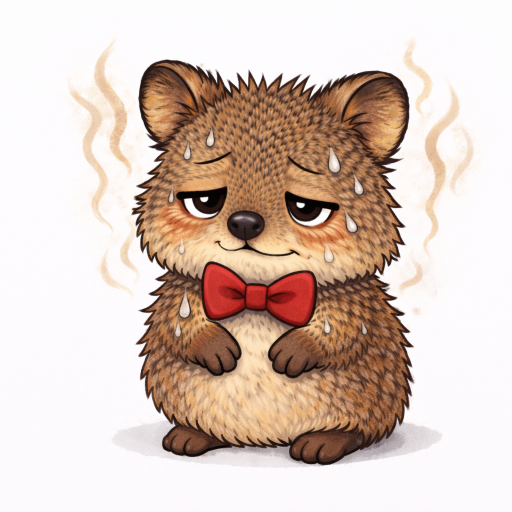
#> input picture 設計/LCD_Tmeter/画像/hum.png, 1024 x 1024 px (shown at 1/2 size)
$ python bitmapper.py
#> lines starting #> are read from the running program, lines starting #| are printed output that depends on the picture
#------------------------------------------------------
# ①　PNGを開く
# ②　96 x 96にリサイズ
# ③　各ピクセル値を取得
# ④　RGB888(各色8ビット) →　RGB565へ変換
# ⑤　C配列として書き出し
#------------------------------------------------------

# ①　画像を開く
from PIL import Image
img = Image.open("hum.png").convert("RGB")
#> img is the input picture: PIL image 1024x1024 RGB; mean R, G, B 217.2, 198.5, 188.4

x_size = 70
y_size = 70

# ②　リサイズ
img = img.resize((x_size, y_size))
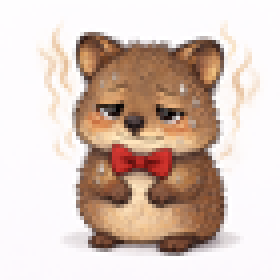
#> img: PIL image 70x70 RGB (shown 4 times larger); mean R, G, B 217.2, 198.4, 188.4

# ③　ピクセル走査
data = []
for y in range(y_size):
    for x in range(x_size):
        r, g, b = img.getpixel((x, y))

        # ④　RGB888 → RGB565変換
        # R = r & 1111 1000 (上位5ビット残し) << 8 (16ビット位置へ移動)
        # G = g & 1111 1100 (上位6ビット残し) << 3 (移動)
        # B = b << 3 (下位3ビット削る)
        # RRRRR GGGGGG BBBBB
        rgb565 = ((r & 0xF8) << 8) | ((g & 0xFC) << 3) | (b >> 3)
        data.append(rgb565)
#> after the loop, data = 4900 values, max 65535 at index 0, min 0 at index 1849, mean 56024.3

with open("hum.h", "w") as f:
    # ヘッダ書き込み
    # uinit16_t：16ビット
    # PROGMEM：フラッシュメモリ保存
    f.write("const uint16_t hum[70*70] PROGMEM = {\n")
    for i, v in enumerate(data):
        f.write(f"0x{v:04X},")      # 4文字括り(0xFFFF)で描画
        if (i+1) % 12 == 0:         # 12画素ずつ書き込み
            f.write("\n")
    f.write("};")

$ run again, with 設計/LCD_Tmeter/画像/cold.png copied over 設計/LCD_Tmeter/画像/hum.png
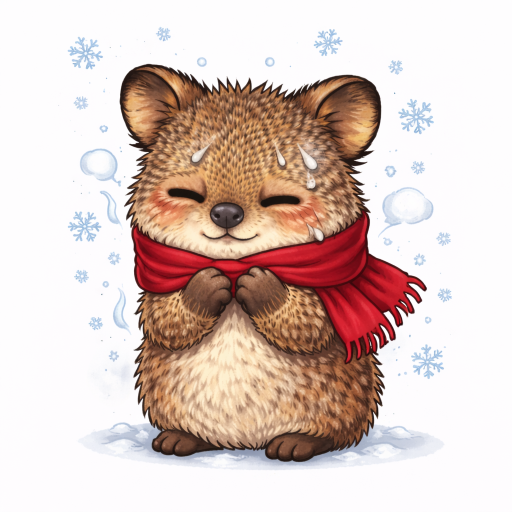
#> input picture 設計/LCD_Tmeter/画像/cold.png, 1024 x 1024 px (shown at 1/2 size)
#> img is the input picture: PIL image 1024x1024 RGB; mean R, G, B 219.5, 199.9, 193.6
#> `img = img.resize((x_size, y_size))`:
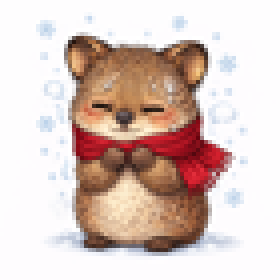
#> img: PIL image 70x70 RGB (shown 4 times larger); mean R, G, B 219.4, 199.9, 193.6
#> after the loop `for y in range(y_size):`: data = 4900 values, max 65535 at index 0, min 8353 at index 718, mean 56565

$ run again, with 設計/LCD_Tmeter/画像/dry.png copied over 設計/LCD_Tmeter/画像/hum.png
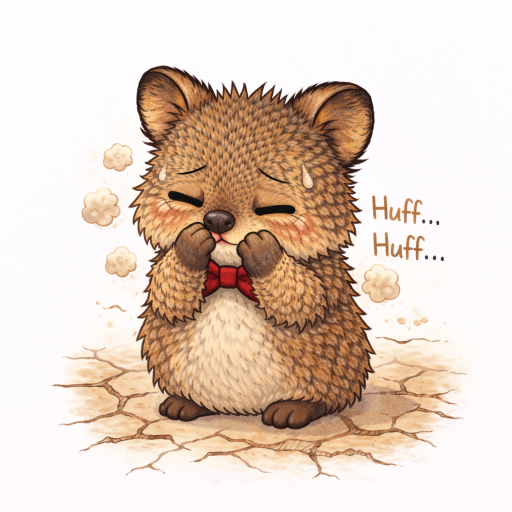
#> input picture 設計/LCD_Tmeter/画像/dry.png, 1024 x 1024 px (shown at 1/2 size)
#> img is the input picture: PIL image 1024x1024 RGB; mean R, G, B 226.3, 207.4, 194.6
#> `img = img.resize((x_size, y_size))`:
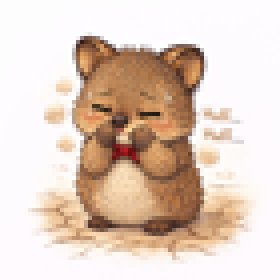
#> img: PIL image 70x70 RGB (shown 4 times larger); mean R, G, B 226.3, 207.3, 194.6
#> after the loop `for y in range(y_size):`: data = 4900 values, max 65535 at index 0, min 8386 at index 1998, mean 58366.6

$ run again, with 設計/LCD_Tmeter/画像/fine.png copied over 設計/LCD_Tmeter/画像/hum.png
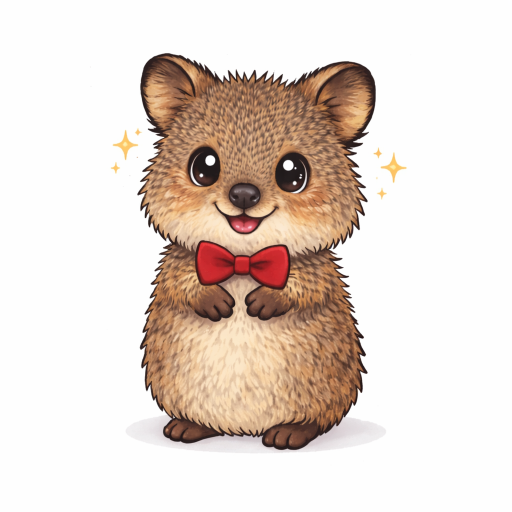
#> input picture 設計/LCD_Tmeter/画像/fine.png, 1024 x 1024 px (shown at 1/2 size)
#> img is the input picture: PIL image 1024x1024 RGB; mean R, G, B 228.8, 216.2, 208
#> `img = img.resize((x_size, y_size))`:
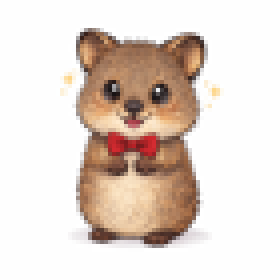
#> img: PIL image 70x70 RGB (shown 4 times larger); mean R, G, B 228.7, 216.1, 207.9
#> after the loop `for y in range(y_size):`: data = 4900 values, max 65535 at index 0, min 6274 at index 1638, mean 58945.5
